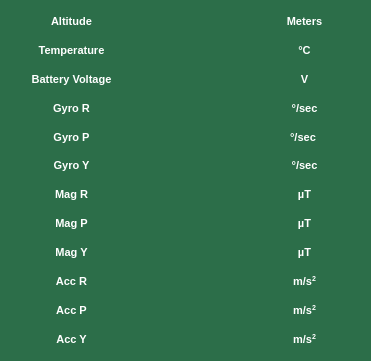
     <widget class="QWidget" name="TelemetryContainer_3" native="true">
      <property name="geometry">
       <rect>
        <x>71</x>
        <y>110</y>
        <width>371</width>
        <height>361</height>
       </rect>
      </property>
      <property name="styleSheet">
       <string notr="true">image: null;
background-color: rgb(44, 110, 73);
color: rgb(255, 255, 255);</string>
      </property>
      <widget class="QWidget" name="layoutWidget_10">
       <property name="geometry">
        <rect>
         <x>1</x>
         <y>10</y>
         <width>141</width>
         <height>341</height>
        </rect>
       </property>
       <layout class="QVBoxLayout" name="verticalLayout_10">
        <item>
         <widget class="QLabel" name="Altitude_4">
          <property name="text">
           <string>&lt;html&gt;&lt;head/&gt;&lt;body&gt;&lt;p&gt;&lt;span style=&quot; font-size:8pt; font-weight:700;&quot;&gt;Altitude&lt;/span&gt;&lt;/p&gt;&lt;/body&gt;&lt;/html&gt;</string>
          </property>
          <property name="alignment">
           <set>Qt::AlignCenter</set>
          </property>
         </widget>
        </item>
        <item>
         <widget class="QLabel" name="Temperature_4">
          <property name="text">
           <string>&lt;html&gt;&lt;head/&gt;&lt;body&gt;&lt;p&gt;&lt;span style=&quot; font-size:8pt; font-weight:700;&quot;&gt;Temperature&lt;/span&gt;&lt;/p&gt;&lt;/body&gt;&lt;/html&gt;</string>
          </property>
          <property name="alignment">
           <set>Qt::AlignCenter</set>
          </property>
         </widget>
        </item>
        <item>
         <widget class="QLabel" name="BatteryVoltage_4">
          <property name="text">
           <string>&lt;html&gt;&lt;head/&gt;&lt;body&gt;&lt;p&gt;&lt;span style=&quot; font-size:8pt; font-weight:700;&quot;&gt;Battery Voltage&lt;/span&gt;&lt;/p&gt;&lt;/body&gt;&lt;/html&gt;</string>
          </property>
          <property name="alignment">
           <set>Qt::AlignCenter</set>
          </property>
         </widget>
        </item>
        <item>
         <widget class="QLabel" name="softwareState_5">
          <property name="text">
           <string>&lt;html&gt;&lt;head/&gt;&lt;body&gt;&lt;p&gt;&lt;span style=&quot; font-size:8pt; font-weight:700;&quot;&gt;Gyro R&lt;/span&gt;&lt;/p&gt;&lt;/body&gt;&lt;/html&gt;</string>
          </property>
          <property name="alignment">
           <set>Qt::AlignCenter</set>
          </property>
         </widget>
        </item>
        <item>
         <widget class="QLabel" name="label_19">
          <property name="text">
           <string>&lt;html&gt;&lt;head/&gt;&lt;body&gt;&lt;p&gt;&lt;span style=&quot; font-size:8pt; font-weight:700;&quot;&gt;Gyro P&lt;/span&gt;&lt;/p&gt;&lt;/body&gt;&lt;/html&gt;</string>
          </property>
          <property name="alignment">
           <set>Qt::AlignCenter</set>
          </property>
         </widget>
        </item>
        <item>
         <widget class="QLabel" name="softwareState_7">
          <property name="text">
           <string>&lt;html&gt;&lt;head/&gt;&lt;body&gt;&lt;p&gt;&lt;span style=&quot; font-size:8pt; font-weight:700;&quot;&gt;Gyro Y&lt;/span&gt;&lt;/p&gt;&lt;/body&gt;&lt;/html&gt;</string>
          </property>
          <property name="alignment">
           <set>Qt::AlignCenter</set>
          </property>
         </widget>
        </item>
        <item>
         <widget class="QLabel" name="softwareState_8">
          <property name="text">
           <string>&lt;html&gt;&lt;head/&gt;&lt;body&gt;&lt;p&gt;&lt;span style=&quot; font-size:8pt; font-weight:700;&quot;&gt;Mag R&lt;/span&gt;&lt;/p&gt;&lt;/body&gt;&lt;/html&gt;</string>
          </property>
          <property name="alignment">
           <set>Qt::AlignCenter</set>
          </property>
         </widget>
        </item>
        <item>
         <widget class="QLabel" name="softwareState_9">
          <property name="text">
           <string>&lt;html&gt;&lt;head/&gt;&lt;body&gt;&lt;p&gt;&lt;span style=&quot; font-size:8pt; font-weight:700;&quot;&gt;Mag P&lt;/span&gt;&lt;/p&gt;&lt;/body&gt;&lt;/html&gt;</string>
          </property>
          <property name="alignment">
           <set>Qt::AlignCenter</set>
          </property>
         </widget>
        </item>
        <item>
         <widget class="QLabel" name="softwareState_10">
          <property name="text">
           <string>&lt;html&gt;&lt;head/&gt;&lt;body&gt;&lt;p&gt;&lt;span style=&quot; font-size:8pt; font-weight:700;&quot;&gt;Mag Y&lt;/span&gt;&lt;/p&gt;&lt;/body&gt;&lt;/html&gt;</string>
          </property>
          <property name="alignment">
           <set>Qt::AlignCenter</set>
          </property>
         </widget>
        </item>
        <item>
         <widget class="QLabel" name="softwareState_11">
          <property name="text">
           <string>&lt;html&gt;&lt;head/&gt;&lt;body&gt;&lt;p&gt;&lt;span style=&quot; font-size:8pt; font-weight:700;&quot;&gt;Acc R&lt;/span&gt;&lt;/p&gt;&lt;/body&gt;&lt;/html&gt;</string>
          </property>
          <property name="alignment">
           <set>Qt::AlignCenter</set>
          </property>
         </widget>
        </item>
        <item>
         <widget class="QLabel" name="softwareState_12">
          <property name="text">
           <string>&lt;html&gt;&lt;head/&gt;&lt;body&gt;&lt;p&gt;&lt;span style=&quot; font-size:8pt; font-weight:700;&quot;&gt;Acc P&lt;/span&gt;&lt;/p&gt;&lt;/body&gt;&lt;/html&gt;</string>
          </property>
          <property name="alignment">
           <set>Qt::AlignCenter</set>
          </property>
         </widget>
        </item>
        <item>
         <widget class="QLabel" name="softwareState_13">
          <property name="text">
           <string>&lt;html&gt;&lt;head/&gt;&lt;body&gt;&lt;p&gt;&lt;span style=&quot; font-size:8pt; font-weight:700;&quot;&gt;Acc Y&lt;/span&gt;&lt;/p&gt;&lt;/body&gt;&lt;/html&gt;</string>
          </property>
          <property name="alignment">
           <set>Qt::AlignCenter</set>
          </property>
         </widget>
        </item>
       </layout>
      </widget>
      <widget class="QWidget" name="layoutWidget_11">
       <property name="geometry">
        <rect>
         <x>135</x>
         <y>10</y>
         <width>111</width>
         <height>341</height>
        </rect>
       </property>
       <layout class="QVBoxLayout" name="verticalLayout_11">
        <item>
         <widget class="QLabel" name="SPALTITUDE">
          <property name="text">
           <string/>
          </property>
          <property name="alignment">
           <set>Qt::AlignCenter</set>
          </property>
         </widget>
        </item>
        <item>
         <widget class="QLabel" name="SPTEMPERATURE">
          <property name="text">
           <string/>
          </property>
          <property name="alignment">
           <set>Qt::AlignCenter</set>
          </property>
         </widget>
        </item>
        <item>
         <widget class="QLabel" name="SPVoltage">
          <property name="text">
           <string/>
          </property>
          <property name="alignment">
           <set>Qt::AlignCenter</set>
          </property>
         </widget>
        </item>
        <item>
         <widget class="QLabel" name="SPGYROR">
          <property name="text">
           <string/>
          </property>
          <property name="alignment">
           <set>Qt::AlignCenter</set>
          </property>
         </widget>
        </item>
        <item>
         <widget class="QLabel" name="SPGYROP">
          <property name="text">
           <string/>
          </property>
          <property name="alignment">
           <set>Qt::AlignCenter</set>
          </property>
         </widget>
        </item>
        <item>
         <widget class="QLabel" name="SPGYROY">
          <property name="text">
           <string/>
          </property>
          <property name="alignment">
           <set>Qt::AlignCenter</set>
          </property>
         </widget>
        </item>
        <item>
         <widget class="QLabel" name="SPMAGR">
          <property name="text">
           <string/>
          </property>
          <property name="alignment">
           <set>Qt::AlignCenter</set>
          </property>
         </widget>
        </item>
        <item>
         <widget class="QLabel" name="SPMAGP">
          <property name="text">
           <string/>
          </property>
          <property name="alignment">
           <set>Qt::AlignCenter</set>
          </property>
         </widget>
        </item>
        <item>
         <widget class="QLabel" name="SPMAGY">
          <property name="text">
           <string/>
          </property>
          <property name="alignment">
           <set>Qt::AlignCenter</set>
          </property>
         </widget>
        </item>
        <item>
         <widget class="QLabel" name="SPACCR">
          <property name="text">
           <string/>
          </property>
          <property name="alignment">
           <set>Qt::AlignCenter</set>
          </property>
         </widget>
        </item>
        <item>
         <widget class="QLabel" name="SPACCP">
          <property name="text">
           <string/>
          </property>
          <property name="alignment">
           <set>Qt::AlignCenter</set>
          </property>
         </widget>
        </item>
        <item>
         <widget class="QLabel" name="SPACCY">
          <property name="text">
           <string/>
          </property>
          <property name="alignment">
           <set>Qt::AlignCenter</set>
          </property>
         </widget>
        </item>
       </layout>
      </widget>
      <widget class="QWidget" name="layoutWidget_12">
       <property name="geometry">
        <rect>
         <x>249</x>
         <y>10</y>
         <width>111</width>
         <height>341</height>
        </rect>
       </property>
       <layout class="QVBoxLayout" name="verticalLayout_12">
        <item>
         <widget class="QLabel" name="ALTITUDEUNIT_4">
          <property name="text">
           <string>&lt;html&gt;&lt;head/&gt;&lt;body&gt;&lt;p&gt;&lt;span style=&quot; font-size:8pt; font-weight:700;&quot;&gt;Meters&lt;/span&gt;&lt;/p&gt;&lt;/body&gt;&lt;/html&gt;</string>
          </property>
          <property name="alignment">
           <set>Qt::AlignCenter</set>
          </property>
         </widget>
        </item>
        <item>
         <widget class="QLabel" name="TEMPERATURUNIT_4">
          <property name="text">
           <string>&lt;html&gt;&lt;head/&gt;&lt;body&gt;&lt;p&gt;&lt;span style=&quot; font-size:8pt; font-weight:700;&quot;&gt;°C&lt;/span&gt;&lt;/p&gt;&lt;/body&gt;&lt;/html&gt;</string>
          </property>
          <property name="alignment">
           <set>Qt::AlignCenter</set>
          </property>
         </widget>
        </item>
        <item>
         <widget class="QLabel" name="BATTERYVOLTAGEUNIT_4">
          <property name="text">
           <string>&lt;html&gt;&lt;head/&gt;&lt;body&gt;&lt;p&gt;&lt;span style=&quot; font-size:8pt; font-weight:700;&quot;&gt;V&lt;/span&gt;&lt;/p&gt;&lt;/body&gt;&lt;/html&gt;</string>
          </property>
          <property name="alignment">
           <set>Qt::AlignCenter</set>
          </property>
         </widget>
        </item>
        <item>
         <widget class="QLabel" name="SOFTWARESTATEUNIT_5">
          <property name="text">
           <string>&lt;html&gt;&lt;head/&gt;&lt;body&gt;&lt;p&gt;&lt;span style=&quot; font-size:8pt; font-weight:700;&quot;&gt;°/sec&lt;/span&gt;&lt;/p&gt;&lt;/body&gt;&lt;/html&gt;</string>
          </property>
          <property name="alignment">
           <set>Qt::AlignCenter</set>
          </property>
         </widget>
        </item>
        <item>
         <widget class="QLabel" name="SOFTWARESTATEUNIT_6">
          <property name="text">
           <string>&lt;html&gt;&lt;head/&gt;&lt;body&gt;&lt;p&gt;&lt;span style=&quot; font-size:8pt; font-weight:700;&quot;&gt;°/sec &lt;/span&gt;&lt;/p&gt;&lt;/body&gt;&lt;/html&gt;</string>
          </property>
          <property name="alignment">
           <set>Qt::AlignCenter</set>
          </property>
         </widget>
        </item>
        <item>
         <widget class="QLabel" name="SOFTWARESTATEUNIT_8">
          <property name="text">
           <string>&lt;html&gt;&lt;head/&gt;&lt;body&gt;&lt;p&gt;&lt;span style=&quot; font-size:8pt; font-weight:700;&quot;&gt;°/sec&lt;/span&gt;&lt;/p&gt;&lt;/body&gt;&lt;/html&gt;</string>
          </property>
          <property name="alignment">
           <set>Qt::AlignCenter</set>
          </property>
         </widget>
        </item>
        <item>
         <widget class="QLabel" name="SOFTWARESTATEUNIT_7">
          <property name="text">
           <string>&lt;html&gt;&lt;head/&gt;&lt;body&gt;&lt;p&gt;&lt;span style=&quot; font-size:8pt; font-weight:700;&quot;&gt;µT&lt;/span&gt;&lt;/p&gt;&lt;/body&gt;&lt;/html&gt;</string>
          </property>
          <property name="alignment">
           <set>Qt::AlignCenter</set>
          </property>
         </widget>
        </item>
        <item>
         <widget class="QLabel" name="SOFTWARESTATEUNIT_9">
          <property name="text">
           <string>&lt;html&gt;&lt;head/&gt;&lt;body&gt;&lt;p&gt;&lt;span style=&quot; font-size:8pt; font-weight:700;&quot;&gt;µT&lt;/span&gt;&lt;/p&gt;&lt;/body&gt;&lt;/html&gt;</string>
          </property>
          <property name="alignment">
           <set>Qt::AlignCenter</set>
          </property>
         </widget>
        </item>
        <item>
         <widget class="QLabel" name="SOFTWARESTATEUNIT_10">
          <property name="text">
           <string>&lt;html&gt;&lt;head/&gt;&lt;body&gt;&lt;p&gt;&lt;span style=&quot; font-size:8pt; font-weight:700;&quot;&gt;µT&lt;/span&gt;&lt;/p&gt;&lt;/body&gt;&lt;/html&gt;</string>
          </property>
          <property name="alignment">
           <set>Qt::AlignCenter</set>
          </property>
         </widget>
        </item>
        <item>
         <widget class="QLabel" name="SOFTWARESTATEUNIT_11">
          <property name="text">
           <string>&lt;html&gt;&lt;head/&gt;&lt;body&gt;&lt;p&gt;&lt;span style=&quot; font-size:8pt; font-weight:700;&quot;&gt;m/s&lt;/span&gt;&lt;span style=&quot; font-size:8pt; font-weight:700; vertical-align:super;&quot;&gt;2&lt;/span&gt;&lt;/p&gt;&lt;/body&gt;&lt;/html&gt;</string>
          </property>
          <property name="alignment">
           <set>Qt::AlignCenter</set>
          </property>
         </widget>
        </item>
        <item>
         <widget class="QLabel" name="SOFTWARESTATEUNIT_12">
          <property name="text">
           <string>&lt;html&gt;&lt;head/&gt;&lt;body&gt;&lt;p&gt;&lt;span style=&quot; font-size:8pt; font-weight:700;&quot;&gt;m/s&lt;/span&gt;&lt;span style=&quot; font-size:8pt; font-weight:700; vertical-align:super;&quot;&gt;2&lt;/span&gt;&lt;/p&gt;&lt;/body&gt;&lt;/html&gt;</string>
          </property>
          <property name="alignment">
           <set>Qt::AlignCenter</set>
          </property>
         </widget>
        </item>
        <item>
         <widget class="QLabel" name="SOFTWARESTATEUNIT_13">
          <property name="text">
           <string>&lt;html&gt;&lt;head/&gt;&lt;body&gt;&lt;p&gt;&lt;span style=&quot; font-size:8pt; font-weight:700;&quot;&gt;m/s&lt;/span&gt;&lt;span style=&quot; font-size:8pt; font-weight:700; vertical-align:super;&quot;&gt;2&lt;/span&gt;&lt;/p&gt;&lt;/body&gt;&lt;/html&gt;</string>
          </property>
          <property name="alignment">
           <set>Qt::AlignCenter</set>
          </property>
         </widget>
        </item>
       </layout>
      </widget>
     </widget>
